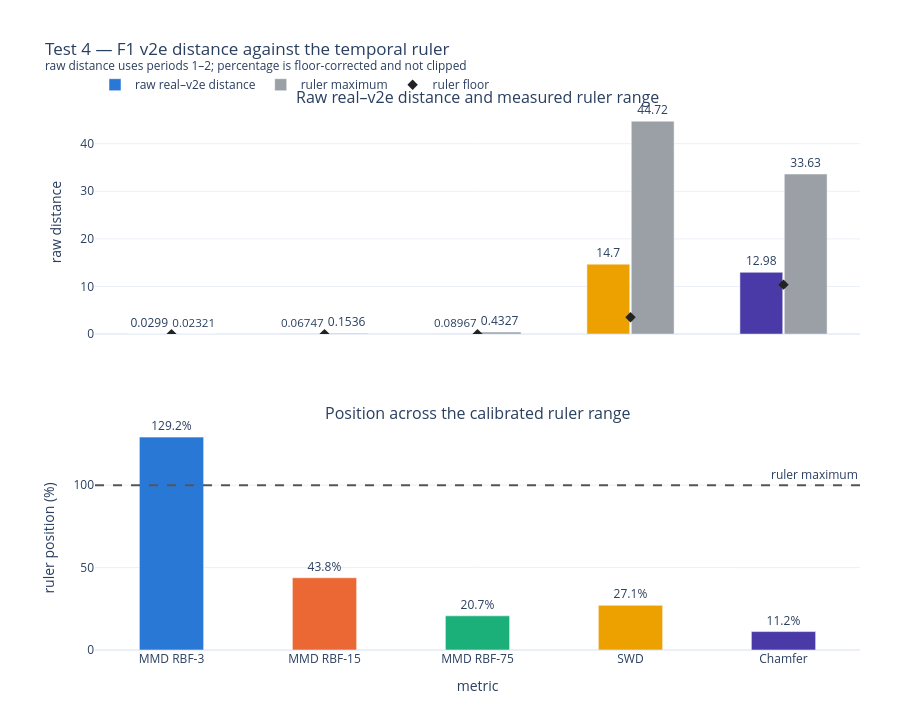

The cell this chart's notebook holds for it:
### Markdown cell above
## Part 3 — v2e distance against the ruler across F1–F5

Raw distances are plotted in separate metric panels because MMD, SWD and Chamfer have unrelated native scales. Within each metric, F1–F5 are compared against the corresponding ruler maximum and floor.

A second, separate figure reports the calibrated percentage position:

`100 × (raw v2e distance − ruler floor) / (ruler maximum − ruler floor)`

The percentage is not clipped. A value above 100% means the v2e distance lies beyond the maximum reached by that metric on the measured ruler.

### Code cell
f1_placement = pd.read_csv(TEST4_RUNS["F1"] / "placement.csv")
f1_placement = f1_placement[f1_placement.polarity_channel == "all"].copy()
f1_raw = (
    test4_average[(test4_average.frequency == "F1")
                  & (test4_average.source == "v2e")]
    [["metric", "mean"]]
    .rename(columns={"mean": "raw_v2e_distance"})
)
f1_ruler = f1_raw.merge(
    f1_placement[["metric", "floor", "ceiling"]], on="metric", how="left"
)
f1_ruler = (
    f1_ruler.set_index("metric").reindex(METRIC_ORDER).reset_index()
    .rename(columns={"floor": "ruler_floor", "ceiling": "ruler_maximum"})
)
f1_ruler["ruler_percentage"] = (
    100.0
    * (f1_ruler.raw_v2e_distance - f1_ruler.ruler_floor)
    / (f1_ruler.ruler_maximum - f1_ruler.ruler_floor)
)
_f1_ruler_table = f1_ruler.round({
    "raw_v2e_distance": 5, "ruler_floor": 5,
    "ruler_maximum": 5, "ruler_percentage": 1,
})

metric_labels = [METRIC_LABELS[metric] for metric in f1_ruler.metric]
metric_colours = [METRIC_COLOURS[metric] for metric in f1_ruler.metric]
ruler_figure = make_subplots(
    rows=2, cols=1, shared_xaxes=True, vertical_spacing=0.17,
    subplot_titles=[
        "Raw real–v2e distance and measured ruler range",
        "Position across the calibrated ruler range",
    ],
)
ruler_figure.add_trace(go.Bar(
    x=metric_labels, y=f1_ruler.raw_v2e_distance, name="raw real–v2e distance",
    width=0.28,
    marker_color=metric_colours,
    text=[f"{value:.4g}" for value in f1_ruler.raw_v2e_distance],
    textposition="outside", cliponaxis=False,
    hovertemplate="%{x}<br>raw distance %{y:.5g}<extra></extra>",
), row=1, col=1)
ruler_figure.add_trace(go.Bar(
    x=metric_labels, y=f1_ruler.ruler_maximum, name="ruler maximum",
    width=0.28,
    marker_color="#9aa0a6",
    text=[f"{value:.4g}" for value in f1_ruler.ruler_maximum],
    textposition="outside", cliponaxis=False,
    hovertemplate="%{x}<br>ruler maximum %{y:.5g}<extra></extra>",
), row=1, col=1)
ruler_figure.add_trace(go.Scatter(
    x=metric_labels, y=f1_ruler.ruler_floor, name="ruler floor",
    mode="markers", marker=dict(color="#222222", size=8, symbol="diamond"),
    hovertemplate="%{x}<br>ruler floor %{y:.5g}<extra></extra>",
), row=1, col=1)
ruler_figure.add_trace(go.Bar(
    x=metric_labels, y=f1_ruler.ruler_percentage, name="ruler position",
    width=0.42,
    marker_color=metric_colours, showlegend=False,
    text=[f"{value:.1f}%" for value in f1_ruler.ruler_percentage],
    textposition="outside", cliponaxis=False,
    hovertemplate="%{x}<br>%{y:.1f}% of calibrated ruler range<extra></extra>",
), row=2, col=1)
ruler_figure.add_hline(
    y=100, line_dash="dash", line_color="#555555",
    annotation_text="ruler maximum", row=2, col=1,
)
ruler_figure.update_yaxes(title_text="raw distance", rangemode="tozero", row=1, col=1)
ruler_figure.update_yaxes(title_text="ruler position (%)", rangemode="tozero", row=2, col=1)
ruler_figure.update_xaxes(title_text="metric", row=2, col=1)
ruler_figure.update_layout(
    title=("Test 4 — F1 v2e distance against the temporal ruler"
           "<br><sup>raw distance uses periods 1–2; percentage is floor-corrected and not clipped</sup>"),
    barmode="group", bargap=0.42, bargroupgap=0.08,
    template="plotly_white", height=720, width=900,
    margin=dict(l=95, r=40, t=110, b=70),
    legend=dict(orientation="h", yanchor="bottom", y=1.02, x=0),
)
# F1-only ruler prototype superseded by the cross-frequency figures below.

### Figure 1 — Plotly figure (JSON) as saved in the notebook; plotly's stock layout.template omitted (floating-point values rounded to 4 significant figures)
{"data": [{"cliponaxis": false, "hovertemplate": "%{x}<br>raw distance %{y:.5g}<extra></extra>", "marker": {"color": ["#2a78d6", "#eb6834", "#1baf7a", "#eda100", "#4a3aa7"]}, "name": "raw real–v2e distance", "text": ["0.0299", "0.06747", "0.08967", "14.7", "12.98"], "textposition": "outside", "type": "bar", "width": 0.28, "x": ["MMD RBF-3", "MMD RBF-15", "MMD RBF-75", "SWD", "Chamfer"], "xaxis": "x", "y": [0.0299, 0.06747, 0.08967, 14.7, 12.98], "yaxis": "y"}, {"cliponaxis": false, "hovertemplate": "%{x}<br>ruler maximum %{y:.5g}<extra></extra>", "marker": {"color": "#9aa0a6"}, "name": "ruler maximum", "text": ["0.02321", "0.1536", "0.4327", "44.72", "33.63"], "textposition": "outside", "type": "bar", "width": 0.28, "x": ["MMD RBF-3", "MMD RBF-15", "MMD RBF-75", "SWD", "Chamfer"], "xaxis": "x", "y": [0.02321, 0.1536, 0.4327, 44.72, 33.63], "yaxis": "y"}, {"hovertemplate": "%{x}<br>ruler floor %{y:.5g}<extra></extra>", "marker": {"color": "#222222", "size": 8, "symbol": "diamond"}, "mode": "markers", "name": "ruler floor", "type": "scatter", "x": ["MMD RBF-3", "MMD RBF-15", "MMD RBF-75", "SWD", "Chamfer"], "xaxis": "x", "y": [0.0002594, 0.0002321, 0.0, 3.531, 10.38], "yaxis": "y"}, {"cliponaxis": false, "hovertemplate": "%{x}<br>%{y:.1f}% of calibrated ruler range<extra></extra>", "marker": {"color": ["#2a78d6", "#eb6834", "#1baf7a", "#eda100", "#4a3aa7"]}, "name": "ruler position", "showlegend": false, "text": ["129.2%", "43.8%", "20.7%", "27.1%", "11.2%"], "textposition": "outside", "type": "bar", "width": 0.42, "x": ["MMD RBF-3", "MMD RBF-15", "MMD RBF-75", "SWD", "Chamfer"], "xaxis": "x2", "y": [129.2, 43.83, 20.72, 27.11, 11.19], "yaxis": "y2"}], "layout": {"annotations": [{"font": {"size": 16}, "showarrow": false, "text": "Raw real–v2e distance and measured ruler range", "x": 0.5, "xanchor": "center", "xref": "paper", "y": 1, "yanchor": "bottom", "yref": "paper"}, {"font": {"size": 16}, "showarrow": false, "text": "Position across the calibrated ruler range", "x": 0.5, "xanchor": "center", "xref": "paper", "y": 0.415, "yanchor": "bottom", "yref": "paper"}, {"showarrow": false, "text": "ruler maximum", "x": 1, "xanchor": "right", "xref": "x2 domain", "y": 100, "yanchor": "bottom", "yref": "y2"}], "bargap": 0.42, "bargroupgap": 0.08, "barmode": "group", "height": 720, "legend": {"orientation": "h", "x": 0, "y": 1.02, "yanchor": "bottom"}, "margin": {"b": 70, "l": 95, "r": 40, "t": 110}, "shapes": [{"line": {"color": "#555555", "dash": "dash"}, "type": "line", "x0": 0, "x1": 1, "xref": "x2 domain", "y0": 100, "y1": 100, "yref": "y2"}], "title": {"text": "Test 4 — F1 v2e distance against the temporal ruler<br><sup>raw distance uses periods 1–2; percentage is floor-corrected and not clipped</sup>"}, "width": 900, "xaxis": {"anchor": "y", "domain": [0, 1], "matches": "x2", "showticklabels": false}, "xaxis2": {"anchor": "y2", "domain": [0, 1], "title": {"text": "metric"}}, "yaxis": {"anchor": "x", "domain": [0.585, 1], "rangemode": "tozero", "title": {"text": "raw distance"}}, "yaxis2": {"anchor": "x2", "domain": [0, 0.415], "rangemode": "tozero", "title": {"text": "ruler position (%)"}}}}
